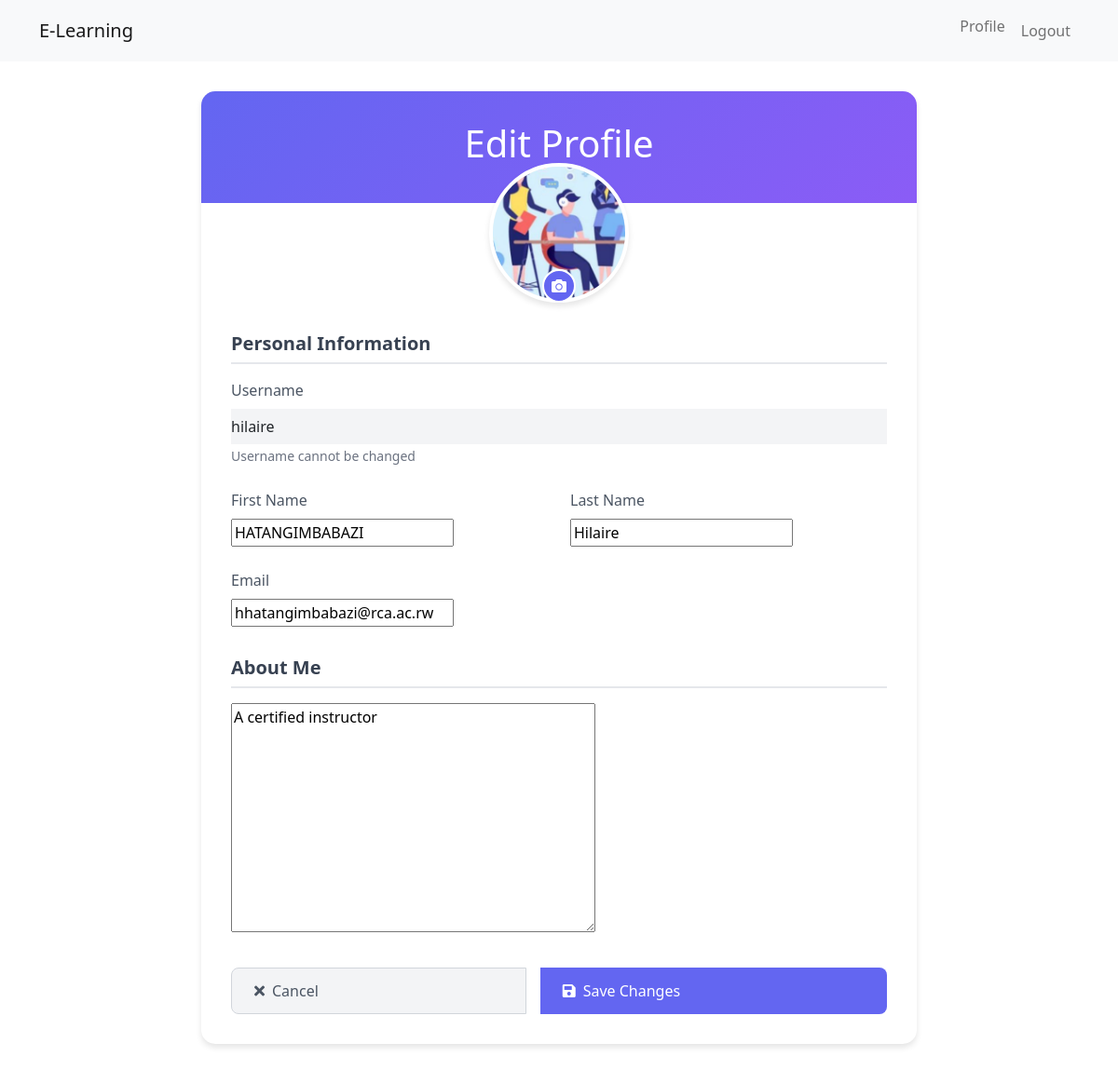
/users/profile/edit/ (signed in), run on the app's committed database.
### users/models.py (models this page shows, shortened)
class CustomUser(AbstractUser):
    ROLE_CHOICES = [
        ('student', 'Student'),
        ('instructor', 'Instructor'),
    ]
    role = models.CharField(max_length=10, choices=ROLE_CHOICES, default='student')
    is_instructor = models.BooleanField(default=False)
    is_student = models.BooleanField(default=True)

class Profile(models.Model):
    user = models.OneToOneField('users.CustomUser', on_delete=models.CASCADE)
    profile_picture = models.ImageField(
        upload_to='profile_pics/',
        blank=True,
        null=True
    )
    bio = models.TextField(max_length=500, blank=True)

### users/views.py (the view)
# urls.py: path('profile/edit/', views.edit_profile, name='edit_profile'),
@login_required
def edit_profile(request):
    if request.method == 'POST':
        if request.headers.get('X-Requested-With') == 'XMLHttpRequest':
            if 'profile_picture' in request.FILES:
                profile = request.user.profile
                if profile.profile_picture:
                    profile.profile_picture.delete()
                profile.profile_picture = request.FILES['profile_picture']
                profile.save()
                return JsonResponse({
                    'success': True,
                    'message': 'Profile picture updated successfully',
                    'image_url': profile.profile_picture.url
                })
            return JsonResponse({
                'success': False,
                'message': 'No image file received'
            })
        user_form = UserUpdateForm(request.POST, instance=request.user)
        profile_form = ProfileUpdateForm(
            request.POST,
            request.FILES,
            instance=request.user.profile
        )
        if user_form.is_valid() and profile_form.is_valid():
            user_form.save()
            profile_form.save()
            messages.success(request, 'Your profile has been updated successfully!')
            return redirect('users:profile')
        else:
            messages.error(request, 'Please correct the errors below.')
    else:
        user_form = UserUpdateForm(instance=request.user)
        profile_form = ProfileUpdateForm(instance=request.user.profile)
    context = {
        'user_form': user_form,
        'profile_form': profile_form
    }
    return render(request, 'users/edit_profile.html', context)

### users/forms.py (shortened to what this page needs)
class UserUpdateForm(forms.ModelForm):
    email = forms.EmailField()
    first_name = forms.CharField(max_length=30)
    last_name = forms.CharField(max_length=30)
    username = forms.CharField(
        disabled=True,
        help_text='Username cannot be changed',
        widget=forms.TextInput(attrs={'class': 'form-control-plaintext'})
    )
    class Meta:
        model = User
        fields = ['username', 'email', 'first_name', 'last_name']
    def __init__(self, *args, **kwargs):
        super().__init__(*args, **kwargs)
        self.fields['username'].widget.attrs['readonly'] = True

class ProfileUpdateForm(forms.ModelForm):
    class Meta:
        model = Profile
        fields = ['profile_picture', 'bio']

### templates/users/edit_profile.html (shortened to what this page needs)
{% extends "base.html" %}
{% load static %}
{% block extra_css %}
<link rel="stylesheet" href="https://cdnjs.cloudflare.com/ajax/libs/cropperjs/1.5.12/cropper.min.css">
{% endblock %}
{% block content %}
<div class="edit-profile-container">
    <div class="profile-card">
        <div class="profile-header">
            <h1 class="text-2xl font-bold">Edit Profile</h1>
        </div>
        <form method="POST" enctype="multipart/form-data" class="profile-form">
            <div class="profile-picture-section">
                <div class="profile-picture-container">
                    {% if user.profile.profile_picture %}
                        <img src="{{ user.profile.profile_picture.url }}?{% now 'U' %}"
                             alt="Profile Picture"
                             class="profile-picture">
                    {% else %}
                        <div class="profile-placeholder">
                            {{ user.first_name|first|upper }}{{ user.last_name|first|upper }}
                        </div>
                    {% endif %}
                </div>
                <label for="profile_picture" class="picture-upload-btn">
                    <i class="fas fa-camera"></i>
                </label>
            </div>
            <div class="form-section">
                <h2 class="section-title">Personal Information</h2>
                <div class="form-group">
                    <label class="form-label">Username</label>
                    {{ user_form.username }}
                    <small class="form-text">Username cannot be changed</small>
                </div>
                <div class="row">
                    <div class="col-md-6">
                        <div class="form-group">
                            <label class="form-label">First Name</label>
                            {{ user_form.first_name }}
                        </div>
                    </div>
                    <div class="col-md-6">
                        <div class="form-group">
                            <label class="form-label">Last Name</label>
                            {{ user_form.last_name }}
                        </div>
                    </div>
                </div>
                <div class="form-group">
                    <label class="form-label">Email</label>
                    {{ user_form.email }}
                </div>
            </div>
            <div class="form-section">
                <h2 class="section-title">About Me</h2>
                <div class="form-group">
                    {{ profile_form.bio }}
                </div>
            </div>
            <div class="btn-group">
                <a href="{% url 'users:profile' %}" class="btn btn-secondary">
                    <i class="fas fa-times"></i>
                    Cancel
                </a>
                <button type="submit" class="btn btn-primary">
                    <i class="fas fa-save"></i>
                    Save Changes
                </button>
            </div>
        </form>
    </div>
</div>
{% endblock %}

### templates/users/edit_profile.html (style rules this page uses)
.edit-profile-container { max-width: 800px; margin: 2rem auto; padding: 0 1rem; }
.profile-card { background: white; border-radius: 15px; box-shadow: 0 4px 6px rgba(0, 0, 0, 0.1); overflow: hidden; }
.profile-header { background: linear-gradient(135deg, #6366f1 0%, #8b5cf6 100%); padding: 2rem; color: white; text-align: center; }
.profile-picture-section { position: relative; margin-top: -75px; margin-bottom: 2rem; text-align: center; }
.profile-picture-container { width: 150px; height: 150px; margin: 0 auto; position: relative; border-radius: 50%; border: 4px solid white; box-shadow: 0 4px 6px rgba(0, 0, 0, 0.1); overflow: hidden; background: #f3f4f6; }
.profile-picture { width: 100%; height: 100%; object-fit: cover; }
.picture-upload-btn { position: absolute; bottom: 0; right: 50%; transform: translateX(50%); background: #6366f1; color: white; width: 36px; height: 36px; border-radius: 50%; display: flex; align-items: center; justify-content: center; cursor: pointer; transition: all 0.3s ease; border: 2px solid white; }
.profile-form { padding: 2rem; }
.form-section { margin-bottom: 2rem; }
.section-title { font-size: 1.25rem; font-weight: 600; color: #374151; margin-bottom: 1rem; padding-bottom: 0.5rem; border-bottom: 2px solid #e5e7eb; }
.form-group { margin-bottom: 1.5rem; }
.form-label { display: block; font-weight: 500; color: #4b5563; margin-bottom: 0.5rem; }
.form-control-plaintext { background-color: #f3f4f6; cursor: not-allowed; }
.form-text { font-size: 0.875rem; color: #6b7280; margin-top: 0.25rem; }
.btn-group { display: flex; gap: 1rem; justify-content: flex-end; margin-top: 2rem; }
.btn { padding: 0.75rem 1.5rem; border-radius: 0.5rem; font-weight: 500; transition: all 0.3s ease; display: inline-flex; align-items: center; gap: 0.5rem; }
.btn-primary { background: #6366f1; color: white; border: none; }
.btn-secondary { background: #f3f4f6; color: #4b5563; border: 1px solid #d1d5db; }

### data on the page
CustomUser: profile.profile_picture (picture), username "hilaire", first_name "HATANGIMBABAZI", last_name "Hilaire", email "hhatangimbabazi@rca.ac.rw"
Profile: bio "A certified instructor"
